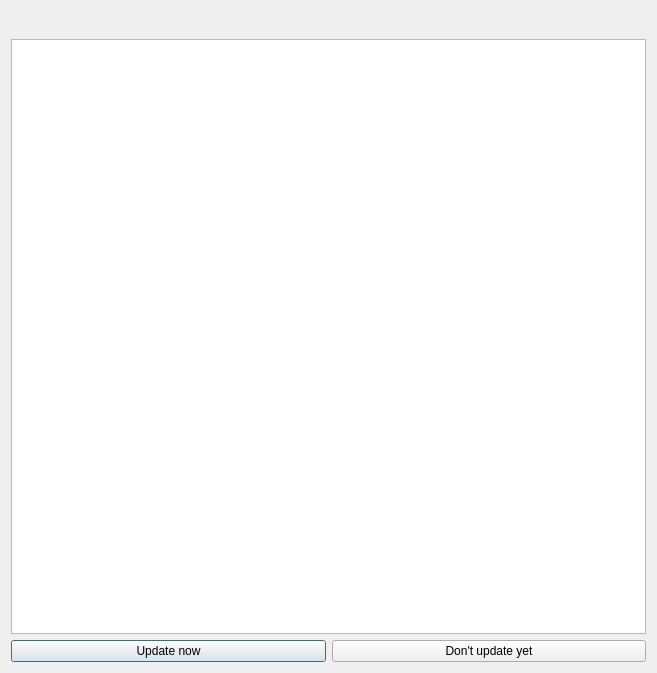
<?xml version="1.0" encoding="UTF-8"?>
<ui version="4.0">
 <class>UpdateDialog</class>
 <widget class="QDialog" name="UpdateDialog">
  <property name="geometry">
   <rect>
    <x>0</x>
    <y>0</y>
    <width>657</width>
    <height>673</height>
   </rect>
  </property>
  <property name="windowTitle">
   <string>MultiMC Update</string>
  </property>
  <property name="windowIcon">
   <iconset>
    <normaloff>:/icons/toolbar/checkupdate</normaloff>:/icons/toolbar/checkupdate</iconset>
  </property>
  <layout class="QVBoxLayout" name="verticalLayout">
   <item>
    <layout class="QHBoxLayout" name="horizontalLayout_2">
     <item>
      <widget class="QLabel" name="label">
       <property name="font">
        <font>
         <pointsize>14</pointsize>
        </font>
       </property>
       <property name="text">
        <string/>
       </property>
       <property name="alignment">
        <set>Qt::AlignLeading|Qt::AlignLeft|Qt::AlignVCenter</set>
       </property>
       <property name="buddy">
        <cstring>changelogBrowser</cstring>
       </property>
      </widget>
     </item>
    </layout>
   </item>
   <item>
    <widget class="QTextBrowser" name="changelogBrowser">
     <property name="openExternalLinks">
      <bool>true</bool>
     </property>
    </widget>
   </item>
   <item>
    <layout class="QGridLayout" name="gridLayout">
     <item row="0" column="0">
      <widget class="QPushButton" name="btnUpdateNow">
       <property name="sizePolicy">
        <sizepolicy hsizetype="Preferred" vsizetype="Fixed">
         <horstretch>0</horstretch>
         <verstretch>0</verstretch>
        </sizepolicy>
       </property>
       <property name="text">
        <string>Update now</string>
       </property>
      </widget>
     </item>
     <item row="0" column="1">
      <widget class="QPushButton" name="btnUpdateLater">
       <property name="sizePolicy">
        <sizepolicy hsizetype="Preferred" vsizetype="Fixed">
         <horstretch>0</horstretch>
         <verstretch>0</verstretch>
        </sizepolicy>
       </property>
       <property name="text">
        <string>Don't update yet</string>
       </property>
      </widget>
     </item>
    </layout>
   </item>
  </layout>
 </widget>
 <tabstops>
  <tabstop>changelogBrowser</tabstop>
  <tabstop>btnUpdateNow</tabstop>
  <tabstop>btnUpdateLater</tabstop>
 </tabstops>
 <resources>
  <include location="../../resources/multimc/multimc.qrc"/>
 </resources>
 <connections/>
</ui>
